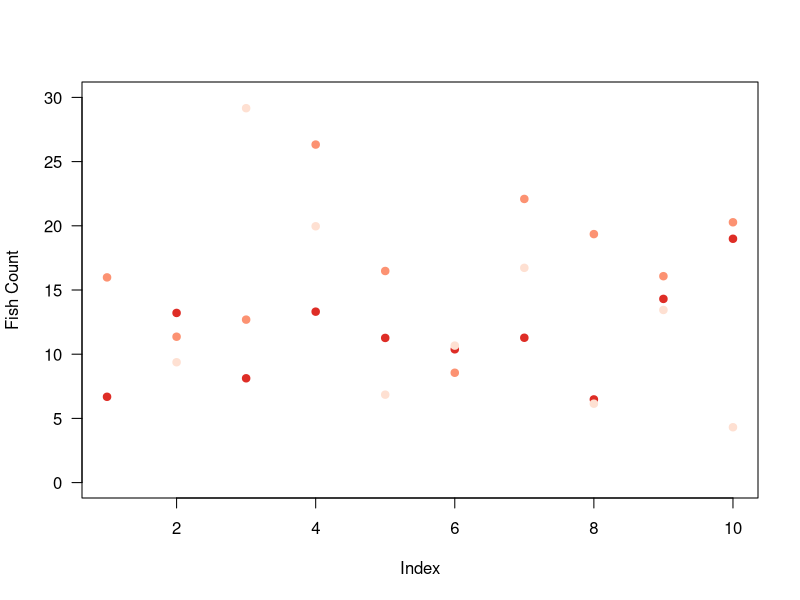
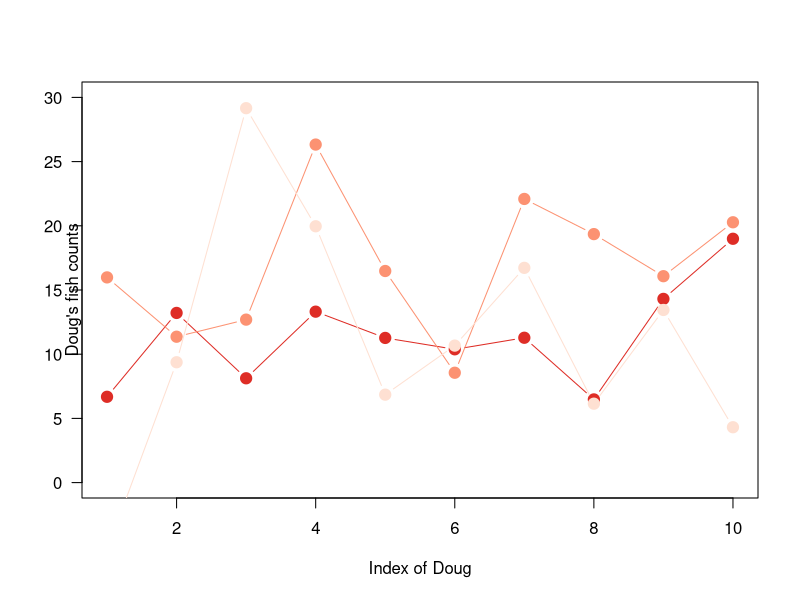

Source code (R) for these figures, in order: (Note: this script raises an error after producing the figures.)
############################
# CreateData.r
# Project: GitHubTestProject.Rproj

# File description: A file that creates a small data set and calculates some statistics

# Created: January 4, 2016
# R Version: 3.2.0
# GitHub: Yes
# Author: A Putt
############################

require(dplyr)
require(magrittr)

# Make some data
fishes <- data.frame(index = 1:10, redfish = rnorm(10,20,5), bluefish = rnorm(10,10,3), greenfish = rnorm(10,10,10))

# Plot the data
plot(fishes$index,fishes$bluefish,col="#de2d26",pch=19,xlab="",ylab="",ylim=c(0,30),las=1)
points(fishes$index,fishes$redfish,col="#fc9272",pch=19)
points(fishes$index,fishes$greenfish,col="#fee0d2",pch=19)
mtext(side=1,text="Index",line=3)
mtext(side=2,text="Fish Count",line=3)


x<- fishes%>%
  group_by(index)%>%
  mutate(sum=sum(redfish,bluefish,greenfish))

print("confusing")

#Doug
# Plot the data
plot(fishes$index,fishes$bluefish,col="#de2d26",type="b",pch=19,xlab="",ylab="",ylim=c(0,30),las=1,cex=1.5)
points(fishes$index,fishes$redfish,col="#fc9272",type="b",pch=19,cex=1.5)
points(fishes$index,fishes$greenfish,col="#fee0d2",type="b",pch=19,cex=1.5)
mtext(side=1,text="Index of Doug",line=3)
mtext(side=2,text="Doug's fish counts")

dafasdfda
